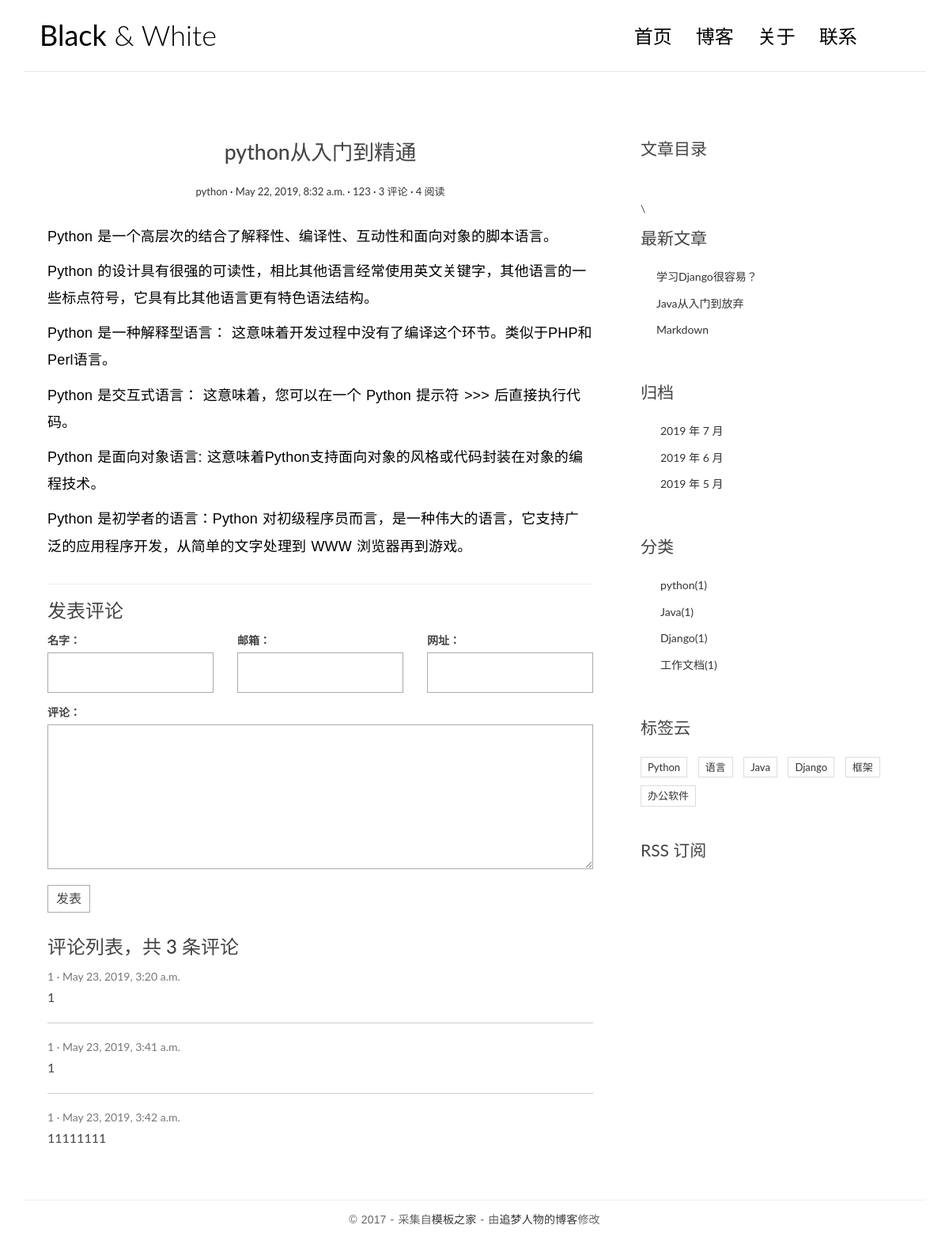
Page /detail/1/ on the committed database.
### blog/models.py (models this page shows, shortened)
class Article(models.Model):
    title=models.CharField(max_length=30)
    body=models.TextField()
    create_time=models.DateTimeField(auto_now_add=True)
    update_time=models.DateTimeField(auto_now=True)
    views=models.PositiveIntegerField(default=0)
    category=models.ForeignKey(Category,on_delete=models.CASCADE)
    tags = models.ManyToManyField(Tag)
    auther = models.ForeignKey(User, on_delete=models.CASCADE)
    class Meta():
        verbose_name = '文章'
        verbose_name_plural = verbose_name

class Category(models.Model):
    title=models.CharField(max_length=30)
    class Meta():
        verbose_name = '分类'
        verbose_name_plural = verbose_name

class Tag(models.Model):
    title=models.CharField(max_length=30)
    class Meta():
        verbose_name = '标签'
        verbose_name_plural = verbose_name

### comments/models.py (models this page shows, shortened)
class Comment(models.Model):
    username=models.CharField(max_length=30)
    email=models.EmailField(blank=True,null=True)
    url=models.URLField(blank=True,null=True)
    content=models.CharField(max_length=500)
    article=models.ForeignKey(Article,on_delete=models.CASCADE)
    create_time = models.DateTimeField(auto_now_add=True)
    class Meta():
        verbose_name='评论'
        verbose_name_plural=verbose_name

### blog/views.py (the view)
# urls.py: url(r'^detail/(\d+)/$',views.detail,name='detail'),
def detail(request,id):
    article=get_object_or_404(Article,pk=id)
    article.views+=1
    article.save()
    mk=markdown.Markdown(extensions=[
        'markdown.extensions.extra',
        'markdown.extensions.codehilite',
        'markdown.extensions.toc'
    ])
    article.body=mk.convert(article.body)
    article.toc=mk.toc
    return render(request,'single.html',locals())

### blog/templatetags/extend_fun.py (called while the page is built)
@register.simple_tag(name='getcategorys')
def getcategorys():
    return Category.objects.all()

@register.simple_tag
def getlatestarticles(num=3):
    return Article.objects.all().order_by('-create_time')[:num]

@register.simple_tag
def getarchives(num=3):
    re=Article.objects.dates('create_time','month',order='DESC')[:num]
    return re

@register.simple_tag
def gettags():
    return Tag.objects.all()

### templates/single.html (shortened to what this page needs)
{% extends 'base.html' %}
{% block left %}
    <article class="post post-{{ article.id }}">
        <header class="entry-header">
            <h1 class="entry-title">{{ article.title }}</h1>
            <div class="entry-meta">
                <span class="post-category"><a href="#">{{ article.category.title }}</a></span>
                <span class="post-date"><a href="#"><time class="entry-date"
                                                          datetime="2012-11-09T23:15:57+00:00">{{ article.create_time }}</time></a></span>
                <span class="post-author"><a href="#">{{ article.auther.username }}</a></span>
                <span class="comments-link"><a href="#">{{ article.comment_set.count }} 评论</a></span>
                <span class="views-count"><a href="#">{{ article.views }} 阅读</a></span>
            </div>
        </header>
        <div class="entry-content clearfix">
            {{ article.body|safe }}
        </div>
    </article>
    <section class="comment-area" id="comment-area">
        <hr>
        <h3>发表评论</h3>
        <form action="{% url 'comments:comment' article.id %}" method="post" class="comment-form">
            <div class="row">
                <div class="col-md-4">
                    <label for="id_name">名字：</label>
                    <input type="text" id="id_name" name="name" required>
                </div>
                <div class="col-md-4">
                    <label for="id_email">邮箱：</label>
                    <input type="email" id="id_email" name="email" required>
                </div>
                <div class="col-md-4">
                    <label for="id_url">网址：</label>
                    <input type="text" id="id_url" name="url">
                </div>
                <div class="col-md-12">
                    <label for="id_comment">评论：</label>
                    <textarea name="comment" id="id_comment" required></textarea>
                    <button type="submit" class="comment-btn">发表</button>
                </div>
            </div>
        </form>
        <div class="comment-list-panel">
            <h3>评论列表，共 <span>{{ article.comment_set.count }}</span> 条评论</h3>
            <ul class="comment-list list-unstyled">
            {% for i in article.comment_set.all %}
                <li class="comment-item">
                    <span class="nickname">{{ i.username }}</span>
                    <time class="submit-date" datetime="2012-11-09T23:15:57+00:00">{{ i.create_time }}</time>
                    <div class="text">
                        {{ i.content }}
                    </div>
                </li>
            {% empty %}
                <li>还没有评论</li>
            {% endfor %}
            </ul>
        </div>
    </section>
{% endblock %}
{% block toc %}
<div class="widget widget-content">
    <h3 class="widget-title">文章目录</h3>
</div>
{% endblock %}

### templates/base.html (shortened to what this page needs)
{% load extend_fun %}
<!DOCTYPE html>
<html lang="en">
<head>
    <link rel="stylesheet" href="/static/css/bootstrap.min.css">
    <link rel="stylesheet" href="http://code.ionicframework.com/ionicons/2.0.1/css/ionicons.min.css">
    <link rel="stylesheet" href="/static/css/pace.css">
    <link rel="stylesheet" href="/static/css/custom.css">
</head>
<body>
<div class="container">
    <header id="site-header">
        <div class="row">
            <div class="col-md-4 col-sm-5 col-xs-8">
                <div class="logo">
                    <h1><a href="index.html"><b>Black</b> &amp; White</a></h1>
                </div>
            </div>
            <div class="col-md-8 col-sm-7 col-xs-4">
                <nav class="main-nav" role="navigation">
                    <div class="collapse navbar-collapse" id="bs-example-navbar-collapse-1">
                        <ul class="nav navbar-nav navbar-right">
                            <li class="cl-effect-11"><a href="{% url 'blog:index' %}" data-hover="首页">首页</a></li>
                            <li class="cl-effect-11"><a href="full-width.html" data-hover="博客">博客</a></li>
                            <li class="cl-effect-11"><a href="about.html" data-hover="关于">关于</a></li>
                            <li class="cl-effect-11"><a href="{% url 'blog:contacts' %}" data-hover="联系">联系</a></li>
                        </ul>
                    </div>
                </nav>
            </div>
        </div>
    </header>
</div>
<div class="content-body">
    <div class="container">
        <div class="row">
            <main class="col-md-8">
            {% block left %}
            {% endblock %}
            </main>
            <aside class="col-md-4">
                {% block toc %}
                {% endblock %}
                <div class="widget widget-recent-posts">
\                    <h3 class="widget-title">最新文章</h3>
                    <ul>
                        {% getlatestarticles as latestarticles %}
                            {% for article in latestarticles %}
                                <li>
                                    <a href="{% url 'blog:detail' article.id %}">{{ article.title }}</a>
                                </li>
                            {% empty %}
                                <li>没有最近文章</li>
                            {% endfor %}
                    </ul>
                </div>
                <div class="widget widget-archives">
                    <h3 class="widget-title">归档</h3>
                    <ul>
                        {% getarchives as archives %}
                        {% for i in archives %}
                            <li>
                                <a href="{% url 'blog:archives' i.year i.month %} ">{{ i.year }} 年 {{ i.month }} 月</a>
                            </li>
                        {% empty %}
                            <li>没有时间对象</li>
                        {% endfor %}
                    </ul>
                </div>
                <div class="widget widget-category">
                    <h3 class="widget-title">分类</h3>
                    <ul>
                        {% getcategorys as categorys %}
                        {%  for category in categorys %}
                        <li><a href="#">{{ category.title }}<span class="post-count">({{ category.article_set.count }}) </span></a> </li>
                        {% endfor %}
                    </ul>
                </div>
                <div class="widget widget-tag-cloud">
                    <h3 class="widget-title">标签云</h3>
                    <ul>
                        {% gettags as tags %}
                        {% for tag in tags %}
                        <li>
                            <a href="{% url 'blog:tag' tag.id %}">{{ tag.title }}</a>
                        </li>
                        {% empty %}
                        <li>
                            没有标签
                        </li>
                        {% endfor %}
                    </ul>
                </div>
                <div class="rss">
                    <a href="{% url 'blog:rss' %}"> RSS 订阅</a>
                </div>
            </aside>
        </div>
    </div>
</div>
<footer id="site-footer">
    <div class="container">
        <div class="row">
            <div class="col-md-12">
                <p class="copyright">&copy 2017 - 采集自<a href="http://www.cssmoban.com/"
                                                        target="_blank" title="模板之家">模板之家</a>
                    - 由<a href="http://zmrenwu.com/" title="网页模板" target="_blank">追梦人物的博客</a>修改
                </p>
            </div>
        </div>
    </div>
</footer>
</body>
</html>

### static/css/custom.css (style rules this page uses)
* { outline: none; }
h1, h2, h3, h4, h5, h6 { margin-top: 0; }
b { font-weight: 400; }
a { color: #333; }
body { color: #444; font-family: 'Lato', sans-serif; }
p { font-family: 'Ubuntu', sans-serif; font-weight: 400; word-spacing: 1px; letter-spacing: 0.01em; }
#site-header { background-color: #FFF; padding: 25px 20px; margin-bottom: 40px; border-bottom: 1px solid #e7e7e7; }
.logo h1 a { color: #000; }
.logo h1 { margin: 0; font-family: 'Lato', sans-serif; font-weight: 300; }
.main-nav { margin-top: 11px; max-width: 95%; }
.main-nav a { color: #000000 !important; padding: 0 0 5px 0 !important; margin-right: 30px; font-family: 'Lato', sans-serif; font-weight: 300; font-size: 24px; }
.cl-effect-11 a { padding: 10px 0; color: #0972b4; text-shadow: none; }
.cl-effect-11 a::before { position: absolute; top: 0; left: 0; overflow: hidden; padding: 0 0 5px 0 !important; max-width: 0; border-bottom: 1px solid #000; color: #000; content: attr(data-hover); white-space: nowrap; -webkit-transition: max-width 0.5s; -moz-transition: max-width 0.5s; transition: max-width 0.5s; }
.content-body { padding-bottom: 4em; }
.post { background: #fff; padding: 30px 30px 0; }
.entry-title { text-align: center; font-size: 1.9em; margin-bottom: 20px; line-height: 1.6; padding: 10px 20px 0; }
.entry-meta { text-align: center; color: #DDDDDD; font-size: 13px; margin-bottom: 30px; }
.entry-content { font-size: 18px; line-height: 1.9; font-weight: 300; color: #000; }
.post-category::after, .post-date::after, .post-author::after, .comments-link::after { content: ' ·'; color: #000; }
.widget { background: #fff; padding: 30px 0 0; }
.widget-title { font-size: 1.5em; margin-bottom: 20px; line-height: 1.6; padding: 10px 0 0; font-weight: 400; }
.widget-recent-posts ul { padding: 0; margin: 0; padding-left: 20px; }
.widget-recent-posts ul li { list-style-type: none; position: relative; line-height: 170%; margin-bottom: 10px; }
.widget-recent-posts ul li::before { content: '\f3d3'; font-family: "Ionicons"; position: absolute; left: -17px; top: 3px; font-size: 16px; color: #000; }
.widget-archives ul { padding: 0; margin: 0; padding-left: 25px; }
.widget-archives ul li { list-style-type: none; position: relative; line-height: 170%; margin-bottom: 10px; }
.widget-archives ul li::before { content: '\f3f3'; font-family: "Ionicons"; position: absolute; left: -25px; top: 1px; font-size: 16px; color: #000; }
.widget-category ul { padding: 0; margin: 0; padding-left: 25px; }
.widget-category ul li { list-style-type: none; position: relative; line-height: 170%; margin-bottom: 10px; }
.widget-category ul li::before { content: '\f3fe'; font-family: "Ionicons"; position: absolute; left: -25px; top: 1px; font-size: 18px; color: #000; }
.widget-tag-cloud ul { padding: 0; margin: 0; margin-right: -10px; }
.widget-tag-cloud ul li { list-style-type: none; font-size: 13px; display: inline-block; margin-right: 10px; margin-bottom: 10px; padding: 3px 8px; border: 1px solid #ddd; }
.rss { font-size: 21px; margin-top: 30px; }
.rss a { color: #444; }
#site-footer { padding-top: 10px; padding: 0 0 1.5em 0; }
.copyright { text-align: center; padding-top: 1em; margin: 0; border-top: 1px solid #eee; color: #666; }
.contact-form input, .comment-form input { border: 1px solid #aaa; margin-bottom: 15px; width: 100%; padding: 15px 15px; font-size: 16px; line-height: 100%; transition: 0.4s border-color linear; }
.contact-form textarea, .comment-form textarea { border: 1px solid #aaa; margin-bottom: 15px; width: 100%; padding: 15px 15px; font-size: 16px; line-height: 20px !important; min-height: 183px; transition: 0.4s border-color linear; }
.comment-area { padding: 0 30px 0; }
.comment-form { margin-top: 15px; }
.comment-form .comment-btn { background-color: #fff; border: 1px solid #aaa; font-size: 16px; padding: 5px 10px; }
.comment-list-panel { margin-top: 30px; }
.comment-list { margin-top: 15px; }
.comment-item:not(:last-child) { border-bottom: 1px #ccc solid; margin-bottom: 20px; padding-bottom: 20px; }
.comment-item .nickname, .comment-item .submit-date { color: #777; font-size: 14px; }
.comment-item .nickname:after { content: ' ·'; }
.comment-item .text { padding-top: 5px; font-size: 16px; }

### rows in the picture
Article: title "python从入门到精通", category "python", create_time "May 22, 2019, 8:32 a.m.", auther.username "123", comment_set.count "3", views "4", body "Python 是一个高层次的结合了解释性、编译性、互动性和面向对象的脚本语言。 Python 的设计具有很强的可读性，相比其他语言经常使用英文关键字，其他语言的一些标点符号，它具有比其他语言更有特色语法结构。 Python 是一种解释型语言： 这意味着开发过程中没有了编译这个环节。类似于PHP和Perl语言。 Python 是交互式语言： 这意味着，您可以在一个 Python 提示符 >>> 后直接执行代码。 Python 是面向对象语言: 这意味着Python支持面向对象的风格或代码封装在对象的编程技术。 Python 是初学者的语言：Python 对初级程序员而言，是一种伟大的语言，它支持广泛的应用程序开发，从简单的文字处理到 WWW 浏览器再到游戏。"
Comment: username "1", create_time "May 23, 2019, 3:20 a.m.", content "1"
Comment: username "1", create_time "May 23, 2019, 3:41 a.m.", content "1"
Comment: username "1", create_time "May 23, 2019, 3:42 a.m.", content "11111111"
Article: title "学习Django很容易？"
Article: title "Java从入门到放弃"
Article: title "Markdown"
Category: title "python", article_set.count "1"
Category: title "Java", article_set.count "1"
Category: title "Django", article_set.count "1"
Category: title "工作文档", article_set.count "1"
Tag: title "Python"
Tag: title "语言"
Tag: title "Java"
Tag: title "Django"
Tag: title "框架"
Tag: title "办公软件"

### other values in the picture
{{ i.year }} "2019" "2019" "2019"
{{ i.month }} "7" "6" "5"
